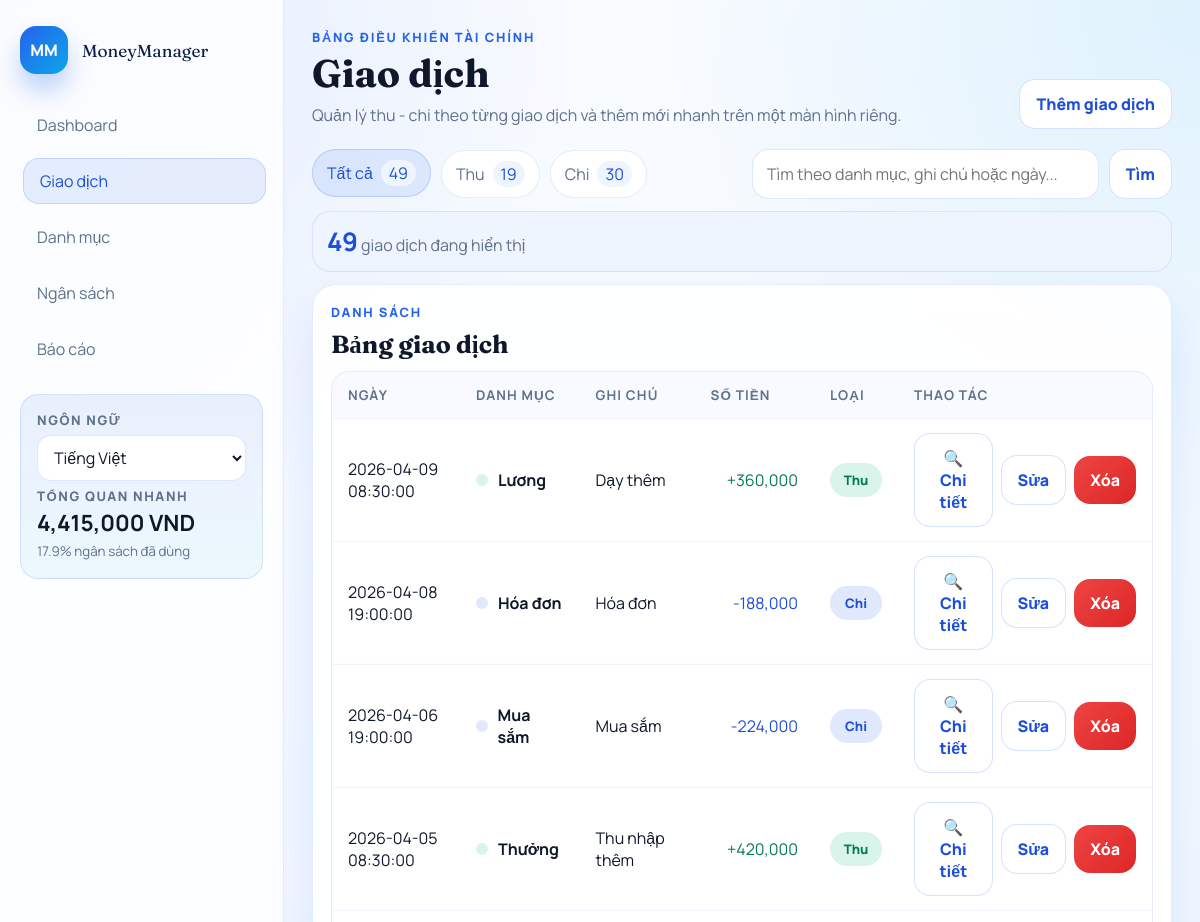
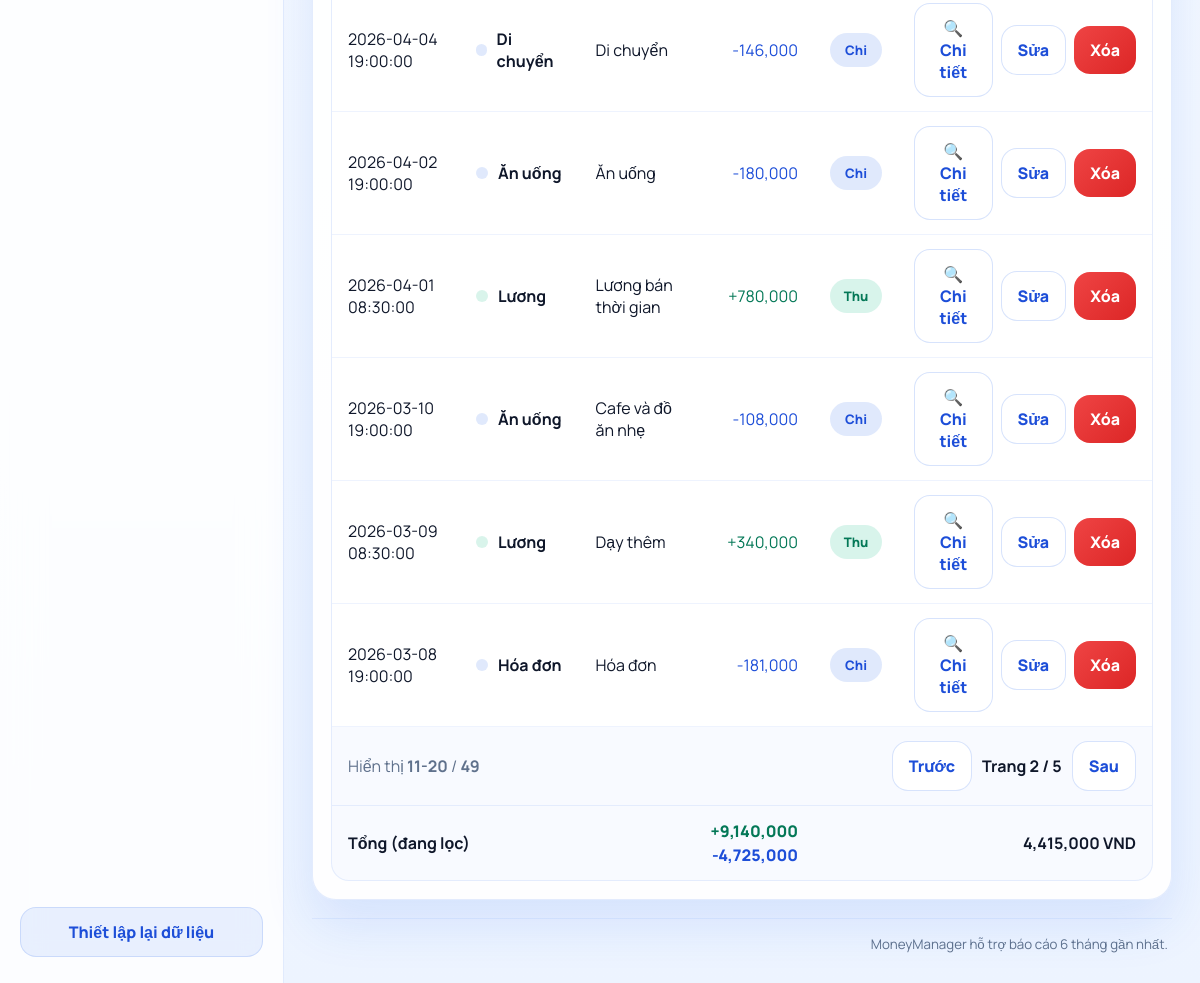
/transactions?q=&type=all&page=2, run on the app's committed database (2 pictures, top to bottom).
### tables this page shows
CREATE TABLE transactions (
        id INTEGER PRIMARY KEY AUTOINCREMENT,
        date TEXT NOT NULL,
        amount REAL NOT NULL,           -- Số dương cho thu, số âm cho chi
        category_id INTEGER NOT NULL,   -- Tham chiếu sang bảng categories
        note TEXT,
        FOREIGN KEY (category_id) REFERENCES categories (id)
        );

CREATE TABLE categories (
            id INTEGER PRIMARY KEY AUTOINCREMENT,
            key TEXT UNIQUE NOT NULL,
            value TEXT NOT NULL,
            type INTEGER NOT NULL CHECK (type IN (0, 1)) -- 0: chi, 1: thu
        );

### app.py (the view)
@app.route("/transactions")
def transactions_page() -> str:
    search_query = request.args.get("q", default="").strip()
    return render_template(
        "transactions.html",
        **_transaction_form_context(
            "transactions",
            "Giao dịch",
            "Quản lý thu - chi theo từng giao dịch và thêm mới nhanh trên một màn hình riêng.",
            search_query,
        ),
    )

### app.py (called while the page is built)
def _current_language() -> str:
    language = session.get("language", "vi")
    return language if language in TRANSLATIONS else "vi"

def t(key: str) -> str:
    language = _current_language()
    return TRANSLATIONS.get(language, TRANSLATIONS["vi"]).get(key, TRANSLATIONS["vi"].get(key, key))

@app.context_processor
def inject_language_context() -> dict[str, object]:
    return {
        "current_lang": _current_language(),
        "supported_languages": SUPPORTED_LANGUAGES,
        "t": t,
    }

def _format_money(value: float) -> str:
    return f"{value:,.0f}"

def _month_bounds(year: int, month: int) -> tuple[str, str]:
    start = datetime(year, month, 1, 0, 0, 0)
    end_day = calendar.monthrange(year, month)[1]
    end = datetime(year, month, end_day, 23, 59, 59)
    return start.strftime("%Y-%m-%d %H:%M:%S"), end.strftime("%Y-%m-%d %H:%M:%S")

def _dashboard_chart_payload() -> dict[str, list[object]]:
    monthly_summary = list(reversed(db_helper.get_monthly_summary()[:6]))
    category_summary = db_helper.get_category_summary()[:8]
    return {
        "chart_month_labels": [row["month"] for row in monthly_summary],
        "chart_income_values": [float(row["total_income"] or 0) for row in monthly_summary],
        "chart_expense_values": [abs(float(row["total_expense"] or 0)) for row in monthly_summary],
        "category_labels": [row["category_name"] for row in category_summary],
        "category_values": [abs(float(row["total_amount"] or 0)) for row in category_summary],
    }

def _ensure_db() -> None:
    if not app.config.get("DATABASE_READY", False):
        db_helper.init_db()
        app.config["DATABASE_READY"] = True

### modulo/db_helper.py (called while the page is built)
def get_connection():
    db_dir = os.path.join(os.path.dirname(__file__), '../database')
    db_path = os.path.join(db_dir, 'finance.db')
    os.makedirs(db_dir, exist_ok=True)
    conn = sqlite3.connect(db_path)
    conn.row_factory = sqlite3.Row
    return conn

def get_all_categories():
    conn = get_connection()
    cursor = conn.cursor()
    cursor.execute('SELECT * FROM categories ORDER BY type, value')
    rows = cursor.fetchall()
    conn.close()
    return [dict(row) for row in rows]

def get_setting(key):
    conn = get_connection()
    cursor = conn.cursor()
    cursor.execute('SELECT value FROM settings WHERE key = ?', (key,))
    row = cursor.fetchone()
    conn.close()
    return row['value'] if row else None

### templates/transactions.html (shortened to what this page needs)
{% extends "base.html" %}
{% block content %}
<section class="transaction-toolbar">
  <div class="chip-row">
    <a class="chip {% if transaction_type_filter == 'all' %}active{% endif %}" href="{{ url_for('transactions_page', q=search_query) }}">
      Tất cả <span>{{ transaction_type_counts.all }}</span>
    </a>
    <a class="chip {% if transaction_type_filter == 'income' %}active{% endif %}" href="{{ url_for('transactions_page', q=search_query, type='income') }}">
      Thu <span>{{ transaction_type_counts.income }}</span>
    </a>
    <a class="chip {% if transaction_type_filter == 'expense' %}active{% endif %}" href="{{ url_for('transactions_page', q=search_query, type='expense') }}">
      Chi <span>{{ transaction_type_counts.expense }}</span>
    </a>
  </div>
  <form class="search-bar search-bar-wide" method="get" action="{{ url_for('transactions_page') }}">
    <input id="transactionSearch" type="search" name="q" value="{{ search_query }}" placeholder="Tìm theo danh mục, ghi chú hoặc ngày...">
    <button type="submit" class="btn btn-outline">Tìm</button>
  </form>
</section>
<section class="transaction-summary-strip module-tip">
  <div>
    <strong>{{ transaction_count_display }}</strong>
    <span>giao dịch đang hiển thị</span>
  </div>
</section>
<section class="module-grid module-grid-transactions">
  <article class="panel panel-wide">
    <div class="panel-head panel-head-tight">
      <div>
        <p class="panel-kicker">Danh sách</p>
        <h2>Bảng giao dịch</h2>
      </div>
    </div>
    <div class="table-wrap">
      <table class="transaction-table">
        <thead>
          <tr>
            <th>Ngày</th>
            <th>Danh mục</th>
            <th>Ghi chú</th>
            <th class="align-right">Số tiền</th>
            <th>Loại</th>
            <th class="align-right">Thao tác</th>
          </tr>
        </thead>
        <tbody id="transactionTableBody">
          {% for item in transactions %}
            <tr class="transaction-row-clickable"
                data-search="{{ item.date }} {{ item.category_name }} {{ item.note or '' }} {{ item.amount }}"
                data-transaction-id="{{ item.id }}"
                data-transaction-date="{{ item.date }}"
                data-transaction-category="{{ item.category_name }}"
                data-transaction-note="{{ item.note or '' }}"
                data-transaction-amount="{{ item.amount }}"
                data-transaction-amount-display="{{ item.amount|abs|money }} VND"
                data-transaction-kind="{{ 'Thu nhập' if item.category_type == 1 else 'Chi tiêu' }}"
                data-transaction-edit-url="{{ url_for('edit_transaction', transaction_id=item.id) }}"
                data-transaction-delete-url="{{ url_for('delete_transaction', transaction_id=item.id) }}">
              <td>{{ item.date }}</td>
              <td>
                <div class="table-category">
                  <span class="transaction-dot {{ 'income' if item.category_type == 1 else 'expense' }}"></span>
                  <strong>{{ item.category_name }}</strong>
                </div>
              </td>
              <td>{{ item.note or '-' }}</td>
              <td class="align-right amount-cell {{ 'income' if item.amount >= 0 else 'expense' }}">
                {{ '+' if item.amount >= 0 else '-' }}{{ item.amount|abs|money }}
              </td>
              <td>
                <span class="badge {{ 'badge-income' if item.category_type == 1 else 'badge-expense' }}">
                  {{ 'Thu' if item.category_type == 1 else 'Chi' }}
                </span>
              </td>
              <td>
                <div class="table-actions">
                  <button type="button" class="btn btn-mini btn-outline" data-open-detail-modal>🔍 Chi tiết</button>
                  <a class="btn btn-mini btn-outline" href="{{ url_for('edit_transaction', transaction_id=item.id) }}">Sửa</a>
                  <form action="{{ url_for('delete_transaction', transaction_id=item.id) }}" method="post" onsubmit="return confirm('Xóa giao dịch này?');">
                    <button type="submit" class="btn btn-mini btn-danger">Xóa</button>
                  </form>
                </div>
              </td>
            </tr>
          {% else %}
            <tr class="empty-row">
              <td colspan="6">Chưa có giao dịch nào. Bấm “Thêm giao dịch” để nhập giao dịch đầu tiên.</td>
            </tr>
          {% endfor %}
        </tbody>
        <tfoot>
          <tr class="table-foot table-foot-pagination">
            <td colspan="6">
              <div class="table-pagination">
                <div>
                  Hiển thị <strong>{{ pagination.display_start }}-{{ pagination.display_end }}</strong>
                  / <strong>{{ pagination.total_items }}</strong>
                </div>
                <div class="pagination-actions">
                  {% if pagination.has_prev %}
                    <a class="btn btn-mini btn-outline" href="{{ url_for('transactions_page', q=search_query, type=transaction_type_filter, page=pagination.prev_page) }}">Trước</a>
                  {% else %}
                    <span class="btn btn-mini btn-outline is-disabled">Trước</span>
                  {% endif %}
                  <span class="pagination-page">Trang <strong>{{ pagination.page }}</strong> / {{ pagination.total_pages }}</span>
                  {% if pagination.has_next %}
                    <a class="btn btn-mini btn-outline" href="{{ url_for('transactions_page', q=search_query, type=transaction_type_filter, page=pagination.next_page) }}">Sau</a>
                  {% else %}
                    <span class="btn btn-mini btn-outline is-disabled">Sau</span>
                  {% endif %}
                </div>
              </div>
            </td>
          </tr>
          <tr class="table-foot">
            <td colspan="3"><strong>Tổng (đang lọc)</strong></td>
            <td class="align-right">
              <div class="table-foot-stack">
                <div class="income">+{{ transactions_total_income|money }}</div>
                <div class="expense">-{{ transactions_total_expense|money }}</div>
              </div>
            </td>
            <td colspan="2" class="align-right"><strong>{{ transactions_total_net|money }} VND</strong></td>
          </tr>
        </tfoot>
      </table>
    </div>
  </article>
</section>
{% endblock %}

### data on the page
transactions: date "2026-04-09 08:30:00", category_name "Lương", note "Dạy thêm", amount "+", amount|abs "360,000"
categories: type "Thu"
transactions: date "2026-04-08 19:00:00", category_name "Hóa đơn", note "Hóa đơn", amount "-", amount|abs "188,000"
categories: type "Chi"
transactions: date "2026-04-06 19:00:00", category_name "Mua sắm", note "Mua sắm", amount "-", amount|abs "224,000"
categories: type "Chi"
transactions: date "2026-04-05 08:30:00", category_name "Thưởng", note "Thu nhập thêm", amount "+", amount|abs "420,000"
categories: type "Thu"
transactions: date "2026-04-04 19:00:00", category_name "Di chuyển", note "Di chuyển", amount "-", amount|abs "146,000"
categories: type "Chi"
transactions: date "2026-04-02 19:00:00", category_name "Ăn uống", note "Ăn uống", amount "-", amount|abs "180,000"
categories: type "Chi"
transactions: date "2026-04-01 08:30:00", category_name "Lương", note "Lương bán thời gian", amount "+", amount|abs "780,000"
transactions: date "2026-03-10 19:00:00", category_name "Ăn uống", note "Cafe và đồ ăn nhẹ", amount "-", amount|abs "108,000"
transactions: date "2026-03-09 08:30:00", category_name "Lương", note "Dạy thêm", amount "+", amount|abs "340,000"
transactions: date "2026-03-08 19:00:00", category_name "Hóa đơn", note "Hóa đơn", amount "-", amount|abs "181,000"

### other printed values
{{ t('dashboard') }} "Dashboard"
{{ t('transactions') }} "Giao dịch"
{{ t('categories') }} "Danh mục"
{{ t('budget') }} "Ngân sách"
{{ t('reports') }} "Báo cáo"
{{ t('language') }} "NGÔN NGỮ"
{{ t('quick_overview') }} "TỔNG QUAN NHANH"
{{ current_balance_display }} "4,415,000"
{{ budget_used|round(1) }} "17.9"
{{ t('reset_data') }} "Thiết lập lại dữ liệu"
{{ t('finance_dashboard') }} "BẢNG ĐIỀU KHIỂN TÀI CHÍNH"
{{ page_title }} "Giao dịch"
{{ page_subtitle }} "Quản lý thu - chi theo từng giao dịch và thêm mới nhanh trên một màn hình riêng."
{{ t('add_transaction') }} "Thêm giao dịch"
{{ transaction_type_counts.all }} "49"
